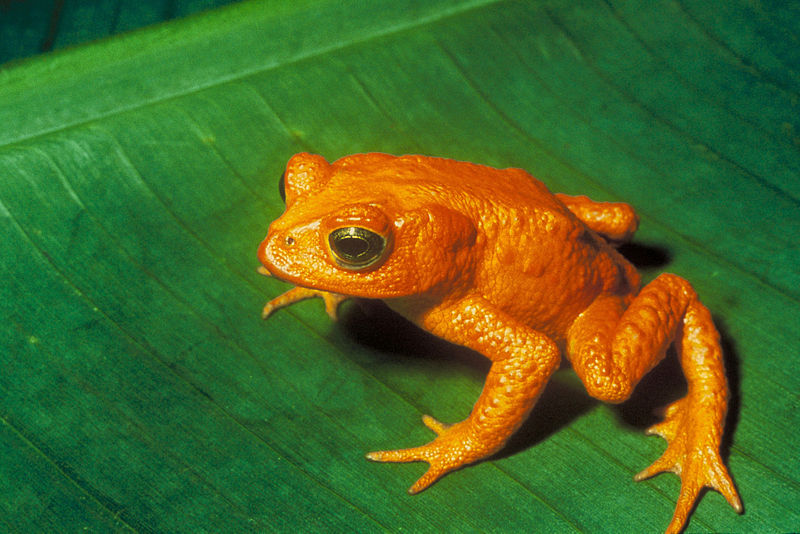
#> input picture data/testimage/frog.jpg, 800 x 534 px, given as the content of the folder ../data/images/raw/test, which was not available
$ python segment_test.py
#> lines starting #> are read from the running program, lines starting #| are printed output that depends on the picture; after the words box and inside, x2 and y2 are one past the last pixel; in counts of white or black regions, pixels touching at a corner belong together; pictures that were not available may be replaced by others from this repository, and a replacement may not be noted
### scripts/segmentator.py
'''
This class contains the function segment_image() which takes a raw image and
returns its segemented version. Its a port from the kaggle kernel to a python
2 version thus we can use it on the fly if we wanted to.
'''

import numpy as np
import pandas as pd
import cv2
import math
from sklearn import mixture
from sklearn.utils import shuffle
from skimage import measure, transform
from glob import glob
import os


def maxHist(hist):
    maxArea = (0, 0, 0)
    height = []
    position = []

    for i in range(len(hist)):
        if (len(height) == 0):
            if (hist[i] > 0):
                height.append(hist[i])
                position.append(i)
        else:
            if (hist[i] > height[-1]):
                height.append(hist[i])
                position.append(i)
            elif (hist[i] < height[-1]):
                while (height[-1] > hist[i]):
                    maxHeight = height.pop()
                    area = maxHeight * (i-position[-1])
                    if (area > maxArea[0]):
                        maxArea = (area, position[-1], i)
                    last_position = position.pop()
                    if (len(height) == 0):
                        break
                position.append(last_position)
                if (len(height) == 0):
                    height.append(hist[i])
                elif(height[-1] < hist[i]):
                    height.append(hist[i])
                else:
                    position.pop()
    while (len(height) > 0):
        maxHeight = height.pop()
        last_position = position.pop()
        area =  maxHeight * (len(hist) - last_position)
        if (area > maxArea[0]):
            maxArea = (area, len(hist), last_position)
    return maxArea


def maxRect(img):
    maxArea = (0, 0, 0)
    addMat = np.zeros(img.shape)
    for r in range(img.shape[0]):
        if r == 0:
            addMat[r] = img[r]
            area = maxHist(addMat[r])
            if area[0] > maxArea[0]:
                maxArea = area + (r,)
        else:
            addMat[r] = img[r] + addMat[r-1]
            addMat[r][img[r] == 0] *= 0
            area = maxHist(addMat[r])
            if area[0] > maxArea[0]:
                maxArea = area + (r,)
    return (int(maxArea[3]+1-maxArea[0]/abs(maxArea[1]-maxArea[2])), maxArea[2], maxArea[3], maxArea[1], maxArea[0])

def cropCircle(img):
    if(img.shape[0] > img.shape[1]):
        tile_size = (int(img.shape[1]*256/img.shape[0]),256)
    else:
        tile_size = (256, int(img.shape[0]*256/img.shape[1]))

    img = cv2.resize(img, dsize=tile_size)

    gray = cv2.cvtColor(img, cv2.COLOR_RGB2GRAY);
    _, thresh = cv2.threshold(gray, 10, 255, cv2.THRESH_BINARY)

    contours, _ = cv2.findContours(thresh.copy(),cv2.RETR_TREE,cv2.CHAIN_APPROX_NONE)

    main_contour = sorted(contours, key = cv2.contourArea, reverse = True)[0]

    ff = np.zeros((gray.shape[0],gray.shape[1]), 'uint8')
    cv2.drawContours(ff, main_contour, -1, 1, 15)
    ff_mask = np.zeros((gray.shape[0]+2,gray.shape[1]+2), 'uint8')
    cv2.floodFill(ff, ff_mask, (int(gray.shape[1]/2), int(gray.shape[0]/2)), 1)
    #cv2.circle(ff, (int(gray.shape[1]/2), int(gray.shape[0]/2)), 3, 3, -1)

    rect = maxRect(ff)
    img_crop = img[min(rect[0],rect[2]):max(rect[0],rect[2]), min(rect[1],rect[3]):max(rect[1],rect[3])]
    cv2.rectangle(ff,(min(rect[1],rect[3]),min(rect[0],rect[2])),(max(rect[1],rect[3]),max(rect[0],rect[2])),3,2)

    # [5 lines of commented-out code are left out]

    return img_crop

def Ra_space(img, Ra_ratio, a_threshold):
    imgLab = cv2.cvtColor(img, cv2.COLOR_RGB2LAB);
    w = img.shape[0]
    h = img.shape[1]
    Ra = np.zeros((w*h, 2))
    for i in range(w):
        for j in range(h):
            R = math.sqrt((w/2-i)*(w/2-i) + (h/2-j)*(h/2-j))
            Ra[i*h+j, 0] = R
            Ra[i*h+j, 1] = min(imgLab[i][j][1], a_threshold)

    Ra[:,0] /= max(Ra[:,0])
    Ra[:,0] *= Ra_ratio
    Ra[:,1] /= max(Ra[:,1])

    return Ra


def segment_image(img, size = (100,100)):
    img = cropCircle(img)
    w = img.shape[0]
    h = img.shape[1]

    imgLab = cv2.cvtColor(img, cv2.COLOR_RGB2LAB);

    # Saturating the a-channel at 150 helps avoiding wrong segmentation
    # in the case of close-up cervix pictures where the bloody os is falsly segemented as the cervix.
    Ra = Ra_space(img, 1.0, 150)
    a_channel = np.reshape(Ra[:,1], (w,h))


    g = mixture.GaussianMixture(n_components = 2, covariance_type = 'diag', random_state = 0, init_params = 'kmeans')
    image_array_sample = shuffle(Ra, random_state=0)[:1000]
    g.fit(image_array_sample)
    labels = g.predict(Ra)
    labels += 1 # Add 1 to avoid labeling as 0 since regionprops ignores the 0-label.

    # The cluster that has the highest a-mean is selected.
    labels_2D = np.reshape(labels, (w,h))
    gg_labels_regions = measure.regionprops(labels_2D, intensity_image = a_channel)
    gg_intensity = [prop.mean_intensity for prop in gg_labels_regions]
    cervix_cluster = gg_intensity.index(max(gg_intensity)) + 1

    mask = np.zeros((w * h,1),'uint8')
    mask[labels==cervix_cluster] = 255
    mask_2D = np.reshape(mask, (w,h))

    cc_labels = measure.label(mask_2D, background=0)
    regions = measure.regionprops(cc_labels)
    areas = [prop.area for prop in regions]

    regions_label = [prop.label for prop in regions]
    largestCC_label = regions_label[areas.index(max(areas))]
    mask_largestCC = np.zeros((w,h),'uint8')
    mask_largestCC[cc_labels==largestCC_label] = 255

    img_masked = img.copy()
    img_masked[mask_largestCC==0] = (0,0,0)
    img_masked_gray = cv2.cvtColor(img_masked, cv2.COLOR_RGB2GRAY);

    _,thresh_mask = cv2.threshold(img_masked_gray,0,255,0)

    kernel = np.ones((11,11), np.uint8)
    thresh_mask = cv2.dilate(thresh_mask, kernel, iterations = 1)
    thresh_mask = cv2.erode(thresh_mask, kernel, iterations = 2)
    contours_mask, _ = cv2.findContours(thresh_mask.copy(),cv2.RETR_TREE,cv2.CHAIN_APPROX_NONE)

    main_contour = sorted(contours_mask, key = cv2.contourArea, reverse = True)[0]

    x,y,w,h = cv2.boundingRect(main_contour)
    #cv2.rectangle(img,(x,y),(x+w,y+h),255,2)
    '''
    plt.subplot(122)
    plt.imshow(img)
    plt.show()
    '''
    img_ = img[ y:y+h, x:x+h,:]
    '''
    plt.figure()
    plt.imshow(img_)
    plt.show()
    '''
    #img_ = transform.resize(image = img_, output_shape = size, mode = 'reflect')
    '''
    plt.figure()
    plt.imshow(img_)
    plt.show()
    '''
    return img_

# [10 lines that do not run on import are left out]

### scripts/segment_test.py
from segmentator import segment_image
from glob import glob
import os
import matplotlib.pyplot as plt
import cv2
from PIL import Image
from tqdm import tqdm

def main():
    TEST = "../data/images/raw/test"
    TEST_CROP = "../data/images/pre/test"
    test_files = glob(os.path.join(TEST, "*.jpg"))
    for t in tqdm(test_files):
        file_name = t
        file_save_name = file_name.replace("raw", "pre")
        img = cv2.imread(t)
#> img is the input picture: shape (534, 800, 3); mean B, G, R 38.5, 104.8, 70.9
        img = segment_image(img)
#> in cropCircle, `_, thresh = cv2.threshold(gray, 10, 255, cv2.THRESH_BINARY)`:
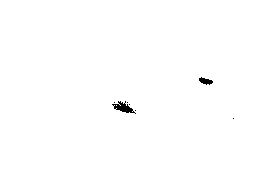
#> thresh: shape (170, 256); 99.5% white; 7 black regions (5 under 20 px)
#> in cropCircle, `contours, _ = cv2.findContours(thresh.copy(),cv2.RETR_TREE,cv2.CHAIN_A..`: contours = 11 contours, 8 with area under 20; largest, box (x1, y1, x2, y2) and area: (0, 0, 256, 170) 43095, (111, 100, 136, 114) 168, (198, 76, 214, 86) 82
#> in cropCircle, `main_contour = sorted(contours, key = cv2.contourArea, reverse = True)..`: main_contour = contour of 848 points, box (x1, y1, x2, y2) (0, 0, 256, 170), area 43095
#> in cropCircle, `cv2.drawContours(ff, main_contour, -1, 1, 15)`: ff: shape (170, 256); values 0 (black) and 1 (white), 16.9% white; 1 white region, box (x1, y1, x2, y2) and area: (0, 0, 256, 170) 7344
#> in cropCircle, `cv2.floodFill(ff, ff_mask, (int(gray.shape[1]/2), int(gray.shape[0]/2)..`: ff: shape (170, 256); every value is 1
#> the loop in maxRect, `for r in range(img.shape[0]):` made 170 passes
#> after the loop in maxRect, `for r in range(img.shape[0]):`:
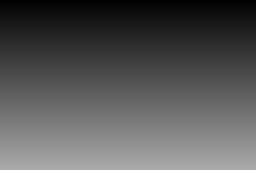
#> addMat: shape (170, 256) float64; min 1, max 170, mean 85.5
#> after the loop in maxRect, `for r in range(img.shape[0]):`: maxArea = (43520, 256, 0, 169)
#> in cropCircle, `rect = maxRect(ff)`: rect = (0, 0, 169, 256, 43520)
#> in cropCircle, `cv2.rectangle(ff,(min(rect[1],rect[3]),min(rect[0],rect[2])),(max(rect..`:
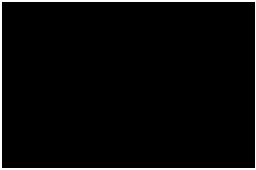
#> ff: shape (170, 256); values 1 (black) and 3 (white), 3.5% white; 1 white region, box (x1, y1, x2, y2) and area: (0, 0, 256, 170) 1522
#> in segment_image, `imgLab = cv2.cvtColor(img, cv2.COLOR_RGB2LAB);`: imgLab: shape (169, 256, 3); mean of channels 0, 1, 2 102.3, 104.6, 140.8
#> after the loop in Ra_space, `for i in range(w):`: Ra = 43264 pairs, first value 0 to 153.1, second value 74 to 150
#> in segment_image, `Ra = Ra_space(img, 1.0, 150)`: Ra = 43264 pairs, first value 0 to 1, second value 0.493 to 1
#> in segment_image, `a_channel = np.reshape(Ra[:,1], (w,h))`:
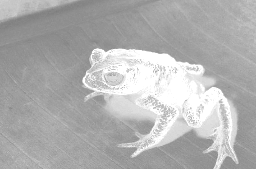
#> a_channel: shape (169, 256) float64; min 0.493, max 1, mean 0.694
#> in segment_image, `image_array_sample = shuffle(Ra, random_state=0)[:1000]`: image_array_sample = 1000 pairs, first value 0.00653 to 0.975, second value 0.513 to 1
#> in segment_image, `labels_2D = np.reshape(labels, (w,h))`:
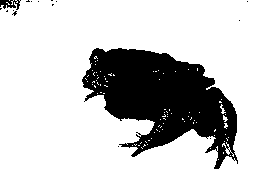
#> labels_2D: shape (169, 256) int64; values 1 (black) and 2 (white), 76% white; 16 black regions (14 under 20 px)
#> in segment_image, `gg_labels_regions = measure.regionprops(labels_2D, intensity_image = a..`: gg_labels_regions = 2 regions; box (x1, y1, x2, y2) and area: (0, 0, 256, 169) 32897, (0, 0, 248, 169) 10367
#> in segment_image, `gg_intensity = [prop.mean_intensity for prop in gg_labels_regions]`: gg_intensity = [0.91, 0.626]
#> in segment_image, `cervix_cluster = gg_intensity.index(max(gg_intensity)) + 1`: cervix_cluster = 1
#> in segment_image, `cc_labels = measure.label(mask_2D, background=0)`: mask_2D: shape (169, 256); 24% white; 16 white regions (14 under 20 px)
#> in segment_image, `regions = measure.regionprops(cc_labels)`: cc_labels: shape (169, 256) int64; 17 distinct labels, from 0 to 16
#> in segment_image, `_,thresh_mask = cv2.threshold(img_masked_gray,0,255,0)`: thresh_mask: shape (169, 256); 23.6% white; 1 white region, box (x1, y1, x2, y2) and area: (82, 48, 238, 169) 10209
#> in segment_image, `thresh_mask = cv2.dilate(thresh_mask, kernel, iterations = 1)`: thresh_mask: shape (169, 256); 33.4% white; 1 white region, box (x1, y1, x2, y2) and area: (77, 43, 243, 169) 14456
#> in segment_image, `thresh_mask = cv2.erode(thresh_mask, kernel, iterations = 2)`:
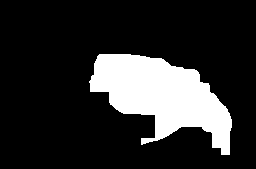
#> thresh_mask: shape (169, 256); 18% white; 1 white region
#> in segment_image, `contours_mask, _ = cv2.findContours(thresh_mask.copy(),cv2.RETR_TREE,c..`: contours_mask = 1 contour; box (x1, y1, x2, y2) and area: (89, 54, 232, 155) 7555
#> in segment_image, `main_contour = sorted(contours_mask, key = cv2.contourArea, reverse = ..`: main_contour = contour of 456 points, box (x1, y1, x2, y2) (89, 54, 232, 155), area 7555
#> in segment_image, `x,y,w,h = cv2.boundingRect(main_contour)`: x = 89; y = 54; w = 143; h = 101
#> in segment_image, `img_ = img[ y:y+h, x:x+h,:]`:
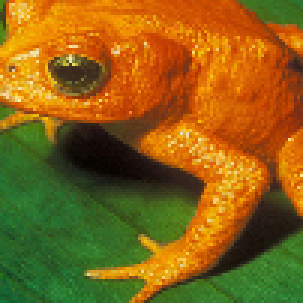
#> img_: shape (101, 101, 3) (shown 3 times larger); mean of channels 0, 1, 2 21.5, 98, 136.9; drawn as B, G, R
        cv2.imwrite(file_save_name, img)


if __name__=="__main__":
    main()
